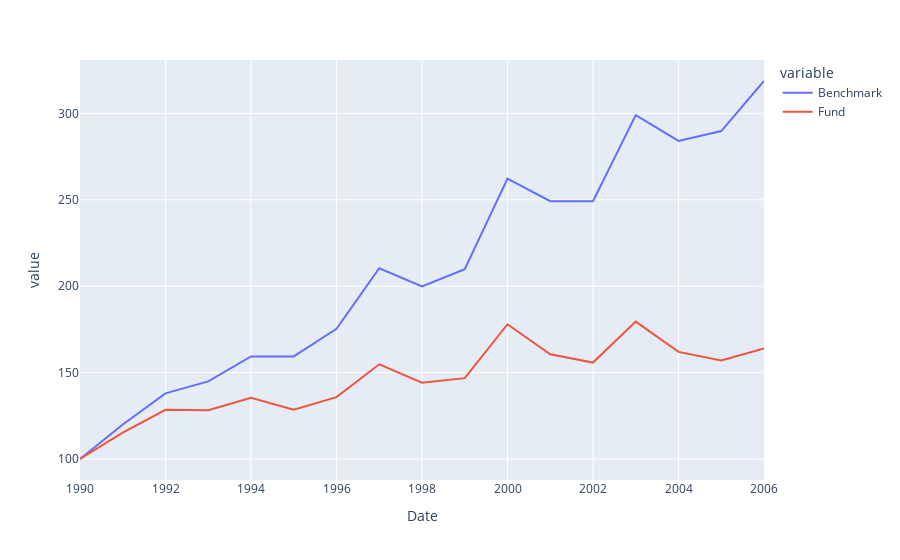

Notebook source saved alongside this figure:
### Code cell
fig = px.line(df)
fig.show()

### Figure 1 — Plotly figure (JSON) as saved in the notebook; plotly's stock layout.template omitted (floating-point values rounded to 4 significant figures)
{"data": [{"hovertemplate": "variable=Benchmark<br>Date=%{x}<br>value=%{y}<extra></extra>", "legendgroup": "Benchmark", "line": {"color": "#636efa", "dash": "solid"}, "marker": {"symbol": "circle"}, "mode": "lines", "name": "Benchmark", "orientation": "v", "showlegend": true, "type": "scatter", "x": [1990, 1991, 1992, 1993, 1994, 1995, 1996, 1997, 1998, 1999, 2000, 2001, 2002, 2003, 2004, 2005, 2006], "xaxis": "x", "y": [100, 120, 138, 144.9, 159.4, 159.4, 175.3, 210.4, 199.9, 209.9, 262.3, 249.2, 249.2, 299.1, 284.1, 289.8, 318.8], "yaxis": "y"}, {"hovertemplate": "variable=Fund<br>Date=%{x}<br>value=%{y}<extra></extra>", "legendgroup": "Fund", "line": {"color": "#EF553B", "dash": "solid"}, "marker": {"symbol": "circle"}, "mode": "lines", "name": "Fund", "orientation": "v", "showlegend": true, "type": "scatter", "x": [1990, 1991, 1992, 1993, 1994, 1995, 1996, 1997, 1998, 1999, 2000, 2001, 2002, 2003, 2004, 2005, 2006], "xaxis": "x", "y": [100, 115.2, 128.5, 128.2, 135.4, 128.6, 135.8, 154.8, 144.1, 146.8, 178.0, 160.6, 155.8, 179.5, 162.0, 157.0, 164.0], "yaxis": "y"}], "layout": {"legend": {"title": {"text": "variable"}, "tracegroupgap": 0}, "margin": {"t": 60}, "xaxis": {"anchor": "y", "domain": [0, 1], "title": {"text": "Date"}}, "yaxis": {"anchor": "x", "domain": [0, 1], "title": {"text": "value"}}}}
